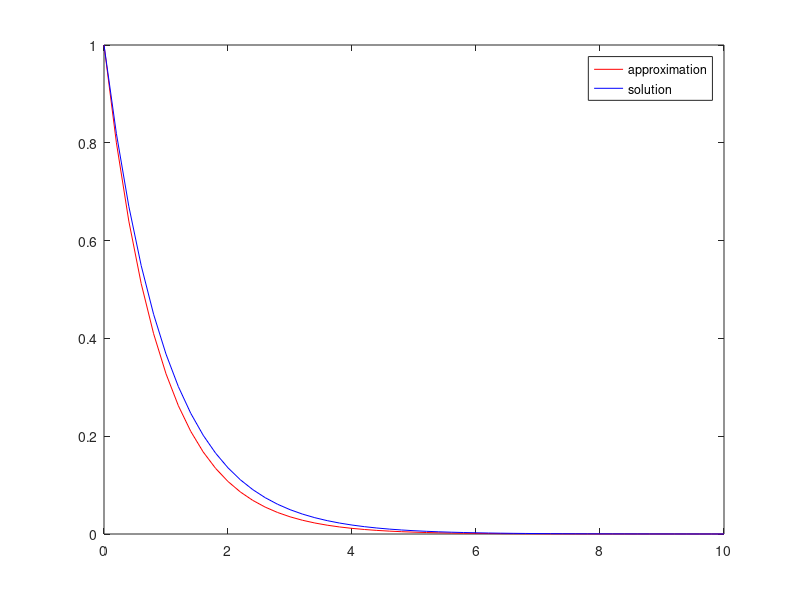

The MATLAB source for this figure:


clc;
% clear ;

H = 0.2; % 0.2 0.1, 0.05, 0.025 

a =  0 ;
b = 10 ;
T = a:H:b;
N = length(T);

Y_exact = zeros(N,1);
Y = zeros(N,1);

f = @(t,y) -y;
Y(1) = 1;

for i = 2 : N
    Y(i) = Y(i-1) + H*feval(f, T(i-1), Y(i-1));
end

for i = 1 : N
    Y_exact(i) = exp(-T(i));
end

error = Y_exact - Y;
error_max = max(abs(error));

plot(T,Y,'r');
hold on;
plot(T,Y_exact,'b');
hold off;

legend('approximation', 'solution');